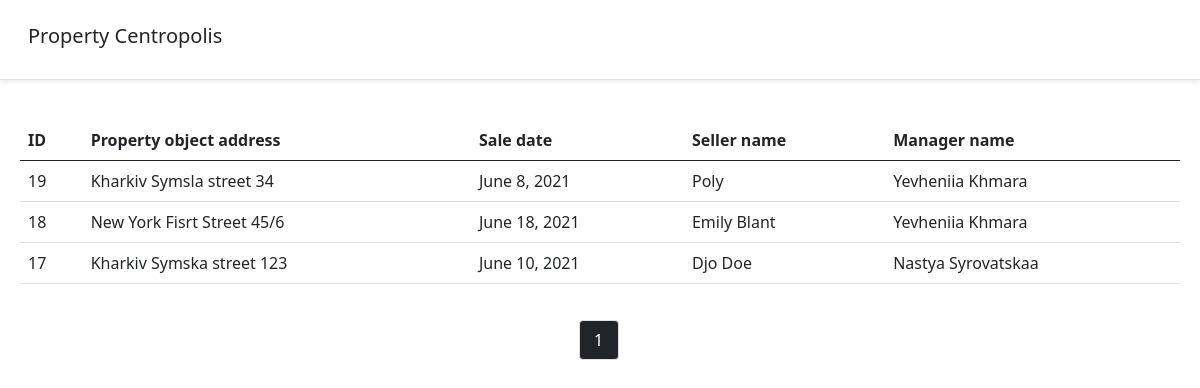
Before: /contracts?page=4 with the older database file.
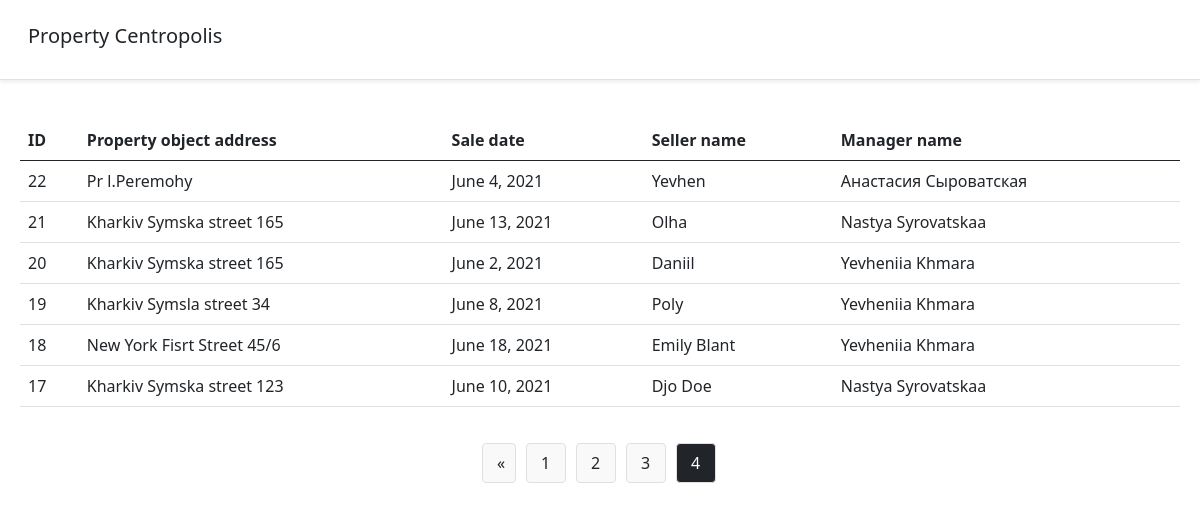
After: the same page with the newer database file.
### rega/models.py (models this page shows)
class Contract(models.Model):
    property_object = models.ForeignKey(PropertyObject, on_delete=models.CASCADE)
    sale_date = models.DateField()
    seller_name = models.CharField(max_length=100)
    users = models.ManyToManyField(User)

class PropertyObject(models.Model):
    latitude = models.FloatField('latitude')
    longitude = models.FloatField('longitude')
    square = models.FloatField('square')
    price = models.FloatField('price')
    type = models.CharField('type', max_length=100)
    address = models.CharField('address', max_length=300)
    sold_status = models.BooleanField('sold_status', default=False)

class User(AbstractUser):
    username = models.CharField('username', max_length=100, unique=True)
    name = models.CharField('username', max_length=100, default='name')
    email = models.CharField('email', max_length=100, unique=True)
    password = models.CharField('password', max_length=100)
    type = models.CharField(
        max_length=10,
        choices=TypeUsers.choices,
        default=TypeUsers.MANAGER,
    )
    EMAIL_FIELD = 'email'
    USERNAME_FIELD = 'username'
    REQUIRED_FIELDS = []
    def full_name(self):
        return self.first_name +' '+self.last_name

### rega/views.py (the view)
# urls.py: path('contracts', views.contracts, name='contracts'),
def contracts(request):
    page_number_contracts = request.GET.get('page') or 1
    property_contracts = Contract.objects.all().order_by('-id')
    current_page_contracts = Paginator(property_contracts, 12)
    page_contracts = current_page_contracts.get_page(page_number_contracts)
    user_contract = User.objects.all()
    property_contracts_count = property_contracts.count()
    context = {
        'property_contracts': page_contracts,
        'user_contract': user_contract,
        'property_contracts_count': property_contracts_count
    }
    return render(request, 'rega/contracts.html', context)

### rega/templates/rega/contracts.html (shortened to what this page needs)
{% load static %}
<!DOCTYPE html>
<html lang="en">
<head>
  <link href="https://cdn.jsdelivr.net/npm/bootstrap@5.0.1/dist/css/bootstrap.min.css" rel="stylesheet"
>
  <link rel="stylesheet" href="{% static 'css/rega.css'%}">
</head>
<body>
  {% include "rega/header.html" %}
  <div class="dashboard-content-indexes">
    <div class="contracts-table">
      <table class="table">
        <thead class="thead-dark">
          <tr>
            <th scope="col">ID</th>
            <th scope="col">Property object address</th>
            <th scope="col">Sale date</th>
            <th scope="col">Seller name</th>
            <th scope="col">Manager name</th>
          </tr>
        </thead>
        {% if property_contracts_count > 0 %}
        <tbody>
          {% for el in property_contracts %}
          <tr class="row-center">
            <td>{{ el.id }}</td>
            <td>{{ el.property_object.address }}</td>
            <td>{{ el.sale_date }}</td>
            <td>{{ el.seller_name }}</td>
            <td>{{el.users.first.full_name}}</td>
          </tr>
          {% endfor %}
        </tbody>
        {% endif %}
      </table>
    </div>
    <div class="row">
      <ul class="pagination">
        {% if property_contracts.has_previous %}
        <li class="pigi-item">
          <a class="text-dark" href="?page={{ property_contracts.previous_page_number }}">&laquo;</a>
        </li>
        {% endif %}
        {% for page in property_contracts.paginator.page_range %}
        {% if page == property_contracts.number %}
        <li class="pigi-item-current"><a class="white-text" href="?page={{page}}">{{page}}</a></li>
        {% else %}
        <li class="pigi-item-number"><a class="text-dark" href="?page={{page}}">{{page}}</a></li>
        {% endif %}
        {% endfor %}
      </ul>
    </div>
  </div>
</body>
</html>

### rega/templates/rega/header.html (shortened to what this page needs)
<div class="bg-white border-bottom shadow-sm main-header">
  <h5 class="font-weight-normal"><a class="p-2 text-dark" href="/">Property Centropolis</a></h5>
</div>

### rega/static/css/rega.css (style rules this page uses)
body { box-sizing: border-box; overflow: hidden; }
.main-header { display: flex; justify-content: space-between; align-items: center; height: 80px; margin: 0 0 20px 0; padding: 20px 20px 20px 20px; }
.text-dark { text-decoration: none; padding: 0px 0px 0 4px; }
.contracts-table { width: 100%; padding: 20px; }
.pagination { display: flex; padding-left: 0; list-style: none; justify-content: center; }
.pigi-item { display: flex; align-items: center; margin-left: 10px; padding: 10px; border-radius: 4px; background: #f9f9fa; border: 1px solid #e0e0e0; height: 40px; }
.pigi-item-number { display: flex; align-items: center; margin-left: 10px; padding: 10px; border-radius: 4px; background: #f9f9fa; border: 1px solid #e0e0e0; width: 40px; height: 40px; }
.pigi-item-current { display: flex; align-items: center; margin-left: 10px; padding: 10px; border-radius: 4px; border: 1px solid #e0e0e0; background-color: #212529; width: 40px; height: 40px; }
.white-text { color: #ffff; padding: 0px 0px 0 4px; }
a { text-decoration: none; }

Changed rows visible on the page:
added Contract: id "22", property_object.address "Pr l.Peremohy", sale_date "June 4, 2021", seller_name "Yevhen", users.first.full_name "Анастасия Сыроватская"
added Contract: id "21", property_object.address "Kharkiv Symska street 165", sale_date "June 13, 2021", seller_name "Olha", users.first.full_name "Nastya Syrovatskaa"
added Contract: id "20", property_object.address "Kharkiv Symska street 165", sale_date "June 2, 2021", seller_name "Daniil", users.first.full_name "Yevheniia Khmara"
Other visible differences:
list line gone: "1"
new list line: "1"
new list line: "2"
new list line: "3"
new list line: "4"
